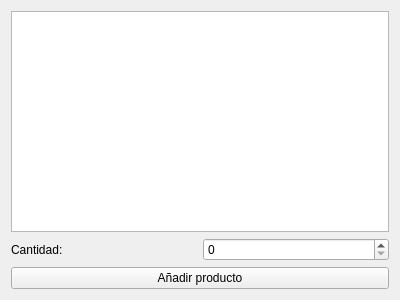
<?xml version="1.0" encoding="UTF-8"?>
<ui version="4.0">
 <class>Form</class>
 <widget class="QWidget" name="Form">
  <property name="geometry">
   <rect>
    <x>0</x>
    <y>0</y>
    <width>400</width>
    <height>300</height>
   </rect>
  </property>
  <property name="windowTitle">
   <string>añadir producto</string>
  </property>
  <layout class="QGridLayout" name="gridLayout">
   <item row="1" column="1">
    <widget class="QSpinBox" name="quantity_spinbox"/>
   </item>
   <item row="2" column="0" colspan="2">
    <widget class="QPushButton" name="add_product">
     <property name="text">
      <string>Añadir producto</string>
     </property>
    </widget>
   </item>
   <item row="1" column="0">
    <widget class="QLabel" name="label">
     <property name="text">
      <string>Cantidad:</string>
     </property>
    </widget>
   </item>
   <item row="0" column="0" colspan="2">
    <widget class="QTableWidget" name="products_table"/>
   </item>
  </layout>
 </widget>
 <resources/>
 <connections/>
</ui>
